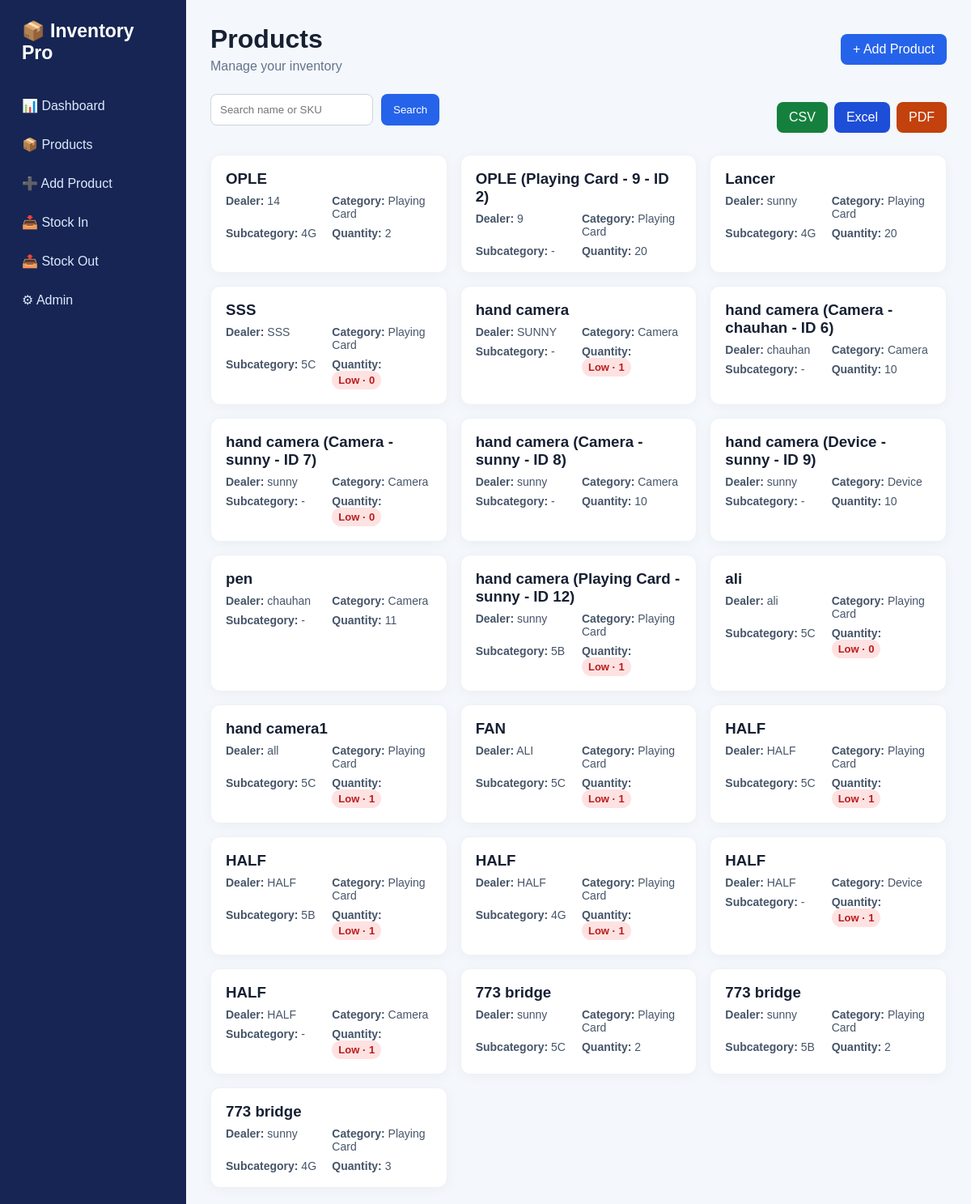
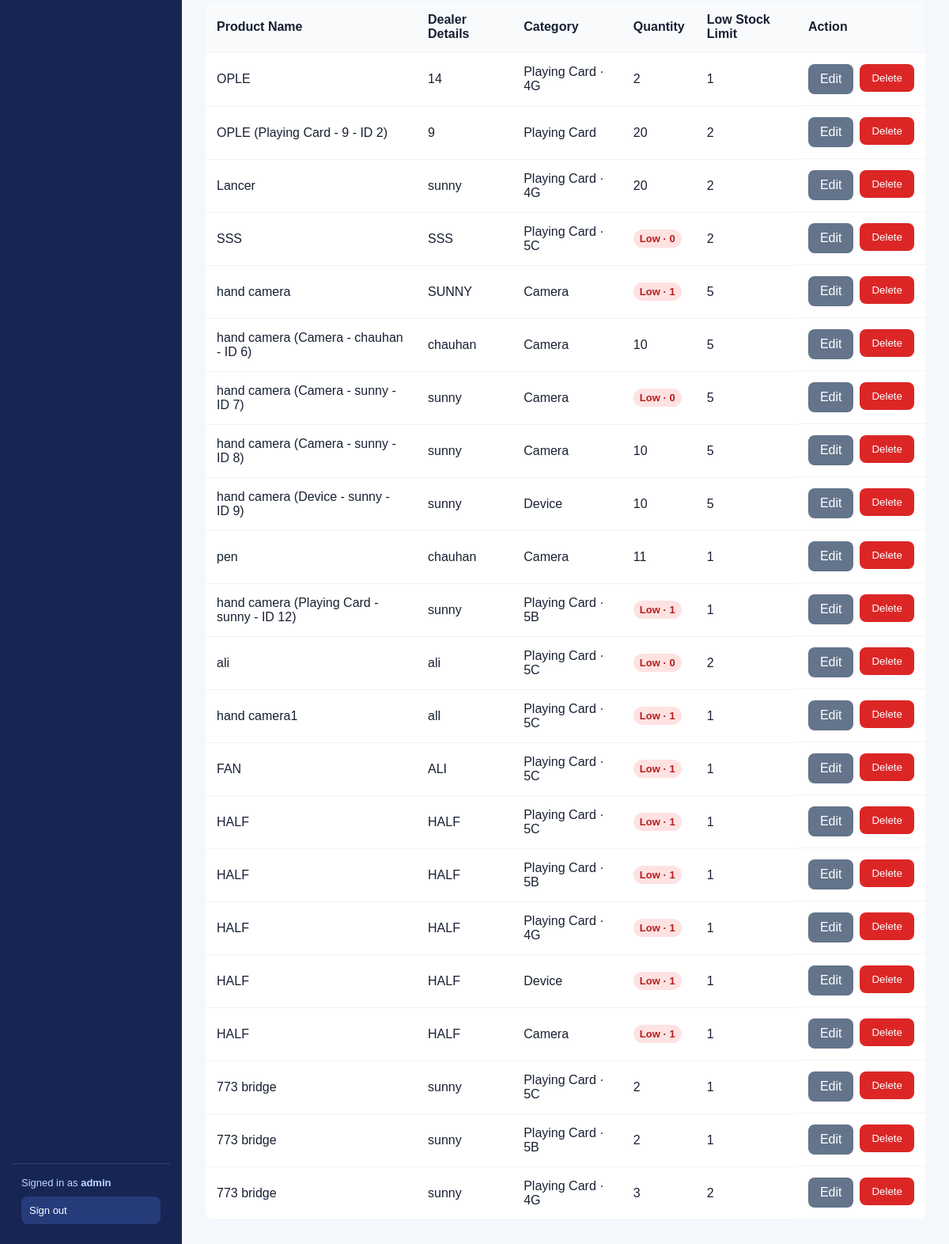
Screenshot of /products/ (signed in) with the database file from the repository (2 pictures, top to bottom).
### inventory/models.py (models this page shows, shortened)
class Product(models.Model):
    name = models.CharField(
        max_length=150,
    )
    sku = models.CharField(max_length=50)
    category = models.ForeignKey(Category, on_delete=models.SET_NULL, null=True, blank=True)
    subcategory = models.CharField(
        max_length=2,
        choices=[("5C", "5C"), ("5B", "5B"), ("4G", "4G")],
        blank=True,
    )
    purchase_price = models.DecimalField(max_digits=12, decimal_places=2, default=0)
    selling_price = models.DecimalField(max_digits=12, decimal_places=2, default=0)
    quantity = models.PositiveIntegerField(default=0)
    low_stock_limit = models.PositiveIntegerField(default=5)
    created_at = models.DateTimeField(auto_now_add=True)
    class Meta:
        constraints = [
            models.UniqueConstraint(
                fields=("name", "category", "subcategory"),
                name="unique_product_name_category_subcategory",
                violation_error_message=(
                    "A product with this name already exists in this "
                    "category and subcategory."
                ),
            )
        ]
    @property
    def is_low_stock(self): return self.quantity <= self.low_stock_limit

class Category(models.Model):
    name = models.CharField(max_length=100, unique=True)
    def __str__(self): return self.name

### inventory/views.py (the view)
# urls.py: path("products/", views.products, name="products"),
@login_required
def products(request):
    qs, q = filtered_products(request)
    return render(request, "products.html", {"products": qs, "q": q})

### inventory/views.py (called while the page is built)
def filtered_products(request):
    q = request.GET.get("q", "").strip()
    products = Product.objects.select_related("category").all()
    if q:
        products = products.filter(name__icontains=q) | products.filter(sku__icontains=q)
    return products, q

### templates/products.html (shortened to what this page needs)
{% extends "base.html" %}{% block title %}Products{% endblock %}{% block content %}
<div class="top"><div><h1>Products</h1><div class="muted">Manage your inventory</div></div><a class="btn" href="/products/add/">+ Add Product</a></div>
<div class="toolbar">
<form class="search"><input name="q" value="{{q}}" placeholder="Search name or SKU"><button class="btn">Search</button></form>
<div class="export-actions">
<a class="btn green" href="{% url 'export_products' 'csv' %}{% if q %}?q={{q|urlencode}}{% endif %}">CSV</a>
<a class="btn blue" href="{% url 'export_products' 'excel' %}{% if q %}?q={{q|urlencode}}{% endif %}">Excel</a>
<a class="btn orange" href="{% url 'export_products' 'pdf' %}{% if q %}?q={{q|urlencode}}{% endif %}">PDF</a>
</div>
</div>
<div class="product-grid">
{% for p in products %}
<article class="product-grid-item">
<h3>{{p.name}}</h3>
<div class="product-meta">
<div><strong>Dealer:</strong> {{p.sku}}</div>
<div><strong>Category:</strong> {{p.category|default:"-"}}</div>
<div><strong>Subcategory:</strong> {{p.subcategory|default:"-"}}</div>
<div><strong>Quantity:</strong> {% if p.is_low_stock %}<span class="stock-low">Low · {{p.quantity}}</span>{% else %}{{p.quantity}}{% endif %}</div>
</div>
</article>
{% empty %}<div>No products found.</div>{% endfor %}
</div>
<div class="table-wrap"><table><tr><th>Product Name</th><th>Dealer Details</th><th>Category</th><th>Quantity</th><th>Low Stock Limit</th><th>Action</th></tr>
{% for p in products %}<tr><td>{{p.name}}</td><td>{{p.sku}}</td><td>{{p.category|default:"-"}}{% if p.subcategory %} · {{p.subcategory}}{% endif %}</td><td>{% if p.is_low_stock %}<span class="stock-low" role="status">Low · {{p.quantity}}</span>{% else %}{{p.quantity}}{% endif %}</td><td>{{p.low_stock_limit}}</td>
<td class="actions"><a class="btn gray" href="/products/{{p.id}}/edit/">Edit</a><form method="post" action="/products/{{p.id}}/delete/" onsubmit="return confirm('Delete this product?')">{% csrf_token %}<button class="btn red" type="submit">Delete</button></form></td></tr>
{% empty %}<tr><td colspan="6">No products found.</td></tr>{% endfor %}</table></div>{% endblock %}

### templates/base.html (shortened to what this page needs)
<!doctype html>
<html><head><meta charset="utf-8"><meta name="viewport" content="width=device-width,initial-scale=1">
</head><body>
<aside class="sidebar"><div class="brand">📦 Inventory Pro</div><div class="nav">
<a href="/">📊 Dashboard</a><a href="/products/">📦 Products</a><a href="/products/add/">➕ Add Product</a>
<a href="/stock-in/">📥 Stock In</a><a href="/stock-out/">📤 Stock Out</a><a href="/admin/">⚙ Admin</a>
</div><div class="sidebar-footer"><div>Signed in as <strong>{{ request.user.get_username }}</strong></div><form method="post" action="{% url 'logout' %}">{% csrf_token %}<button type="submit">Sign out</button></form></div></aside>
<main class="main">
{% block content %}{% endblock %}
</main></body></html>

### templates/base.html (style rules this page uses)
* { box-sizing:border-box }
body { margin:0;font-family:Arial,sans-serif;background:#f4f7fb;color:#172033 }
.sidebar { position:fixed;left:0;top:0;bottom:0;width:230px;background:#172554;color:white;padding:25px 15px;display:flex;flex-direction:column }
.brand { font-size:23px;font-weight:700;padding:0 12px 25px }
.nav a { display:block;color:#dbeafe;text-decoration:none;padding:12px;border-radius:9px;margin:5px 0 }
.sidebar-footer { margin-top:auto;padding:16px 12px 0;border-top:1px solid #334477;color:#bfdbfe;font-size:13px }
.sidebar-footer form { margin-top:10px }
.sidebar-footer button { width:100%;padding:10px;border:0;border-radius:8px;background:#263b7a;color:white;text-align:left;cursor:pointer;font:inherit }
.main { margin-left:230px;padding:30px;max-width:1400px }
.top { display:flex;justify-content:space-between;align-items:center;margin-bottom:25px }
h1 { margin:0 0 6px }
.muted { color:#64748b }
table { width:100%;border-collapse:collapse;background:white;border-radius:12px;overflow:hidden }
th,td { padding:14px;text-align:left;border-bottom:1px solid #eef2f7 }
th { background:#f8fafc }
.btn { display:inline-block;border:0;border-radius:8px;padding:10px 15px;text-decoration:none;background:#2563eb;color:white;cursor:pointer }
.btn.gray { background:#64748b }
.btn.red { background:#dc2626 }
input,select { width:100%;padding:11px;border:1px solid #cbd5e1;border-radius:8px }
.actions { display:flex;gap:8px }
.search { display:flex;gap:10px;margin-bottom:18px }
.search input { max-width:350px }

### templates/products.html (style rules this page uses)
.stock-low { display:inline-block;padding:4px 8px;border-radius:999px;background:#fee2e2;color:#b91c1c;font-size:13px;font-weight:700 }
.toolbar { display:flex;justify-content:space-between;align-items:center;gap:12px;margin-bottom:18px }
.export-actions { display:flex;gap:8px }
.btn.green { background:#15803d }
.btn.orange { background:#c2410c }
.btn.blue { background:#1d4ed8 }
.product-grid { display:grid;grid-template-columns:repeat(3,minmax(0,1fr));gap:16px;margin-bottom:22px }
.product-grid-item { background:white;border-radius:12px;padding:18px;box-shadow:0 3px 15px #0000000a;border:1px solid #eef2f7 }
.product-grid-item h3 { margin:0 0 8px }
.product-meta { display:grid;grid-template-columns:1fr 1fr;gap:8px;color:#475569;font-size:14px }
.table-wrap { overflow-x:auto }

### rows the page displays
Product: name "OPLE", sku "14", category "Playing Card", subcategory "4G", quantity "2", low_stock_limit "1"
Product: name "OPLE (Playing Card - 9 - ID 2)", sku "9", category "Playing Card", subcategory "-", quantity "20", low_stock_limit "2"
Product: name "Lancer", sku "sunny", category "Playing Card", subcategory "4G", quantity "20", low_stock_limit "2"
Product: name "SSS", sku "SSS", category "Playing Card", subcategory "5C", quantity "0", low_stock_limit "2"
Product: name "hand camera", sku "SUNNY", category "Camera", subcategory "-", quantity "1", low_stock_limit "5"
Product: name "hand camera (Camera - chauhan - ID 6)", sku "chauhan", category "Camera", subcategory "-", quantity "10", low_stock_limit "5"
Product: name "hand camera (Camera - sunny - ID 7)", sku "sunny", category "Camera", subcategory "-", quantity "0", low_stock_limit "5"
Product: name "hand camera (Camera - sunny - ID 8)", sku "sunny", category "Camera", subcategory "-", quantity "10", low_stock_limit "5"
Product: name "hand camera (Device - sunny - ID 9)", sku "sunny", category "Device", subcategory "-", quantity "10", low_stock_limit "5"
Product: name "pen", sku "chauhan", category "Camera", subcategory "-", quantity "11", low_stock_limit "1"
Product: name "hand camera (Playing Card - sunny - ID 12)", sku "sunny", category "Playing Card", subcategory "5B", quantity "1", low_stock_limit "1"
Product: name "ali", sku "ali", category "Playing Card", subcategory "5C", quantity "0", low_stock_limit "2"
Product: name "hand camera1", sku "all", category "Playing Card", subcategory "5C", quantity "1", low_stock_limit "1"
Product: name "FAN", sku "ALI", category "Playing Card", subcategory "5C", quantity "1", low_stock_limit "1"
Product: name "HALF", sku "HALF", category "Playing Card", subcategory "5C", quantity "1", low_stock_limit "1"
Product: name "HALF", sku "HALF", category "Playing Card", subcategory "5B", quantity "1", low_stock_limit "1"
Product: name "HALF", sku "HALF", category "Playing Card", subcategory "4G", quantity "1", low_stock_limit "1"
Product: name "HALF", sku "HALF", category "Device", subcategory "-", quantity "1", low_stock_limit "1"
Product: name "HALF", sku "HALF", category "Camera", subcategory "-", quantity "1", low_stock_limit "1"
Product: name "773 bridge", sku "sunny", category "Playing Card", subcategory "5C", quantity "2", low_stock_limit "1"
Product: name "773 bridge", sku "sunny", category "Playing Card", subcategory "5B", quantity "2", low_stock_limit "1"
Product: name "773 bridge", sku "sunny", category "Playing Card", subcategory "4G", quantity "3", low_stock_limit "2"

### other values shown
{{ request.user.get_username }} "admin"
